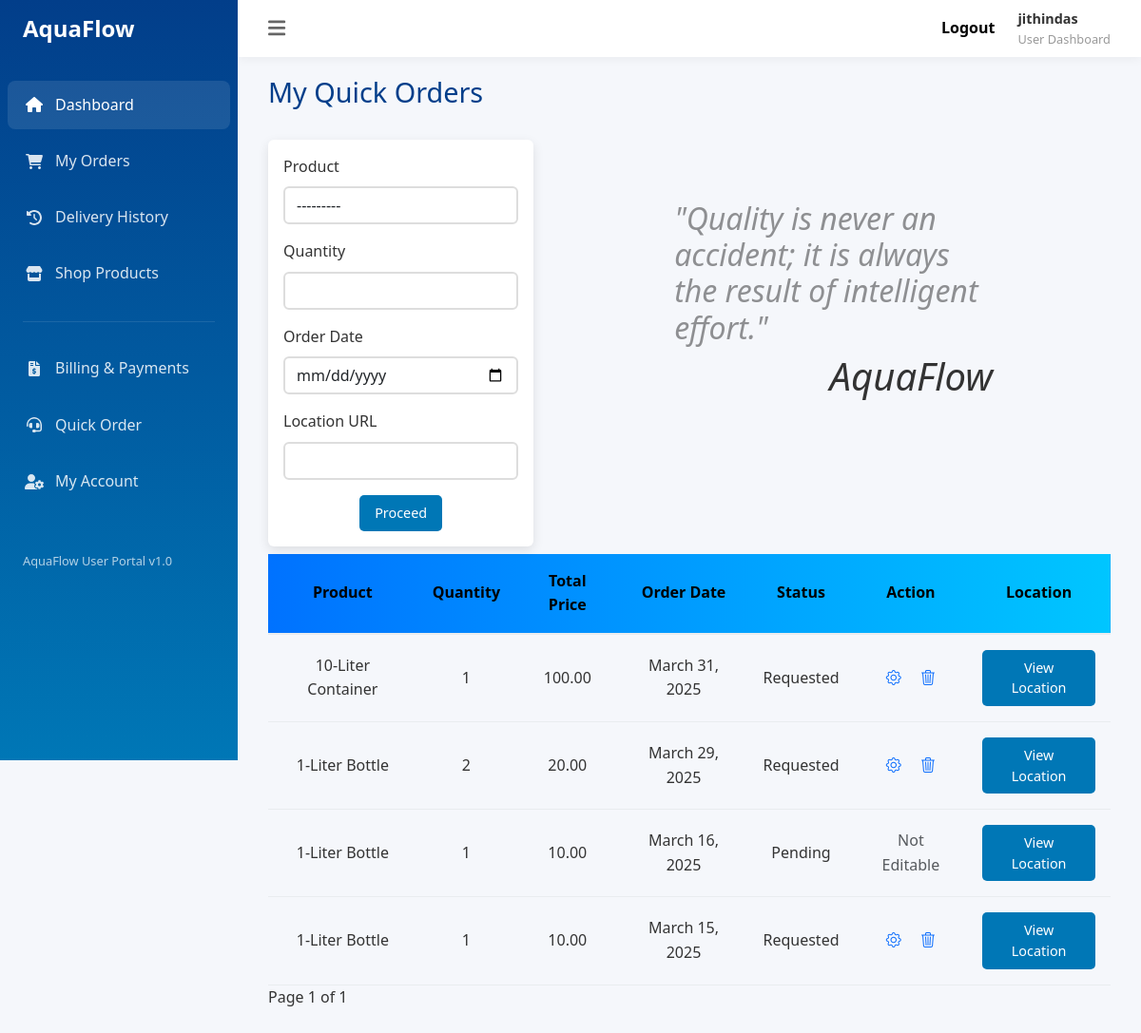
The app's page /quick_order (signed in), older data.
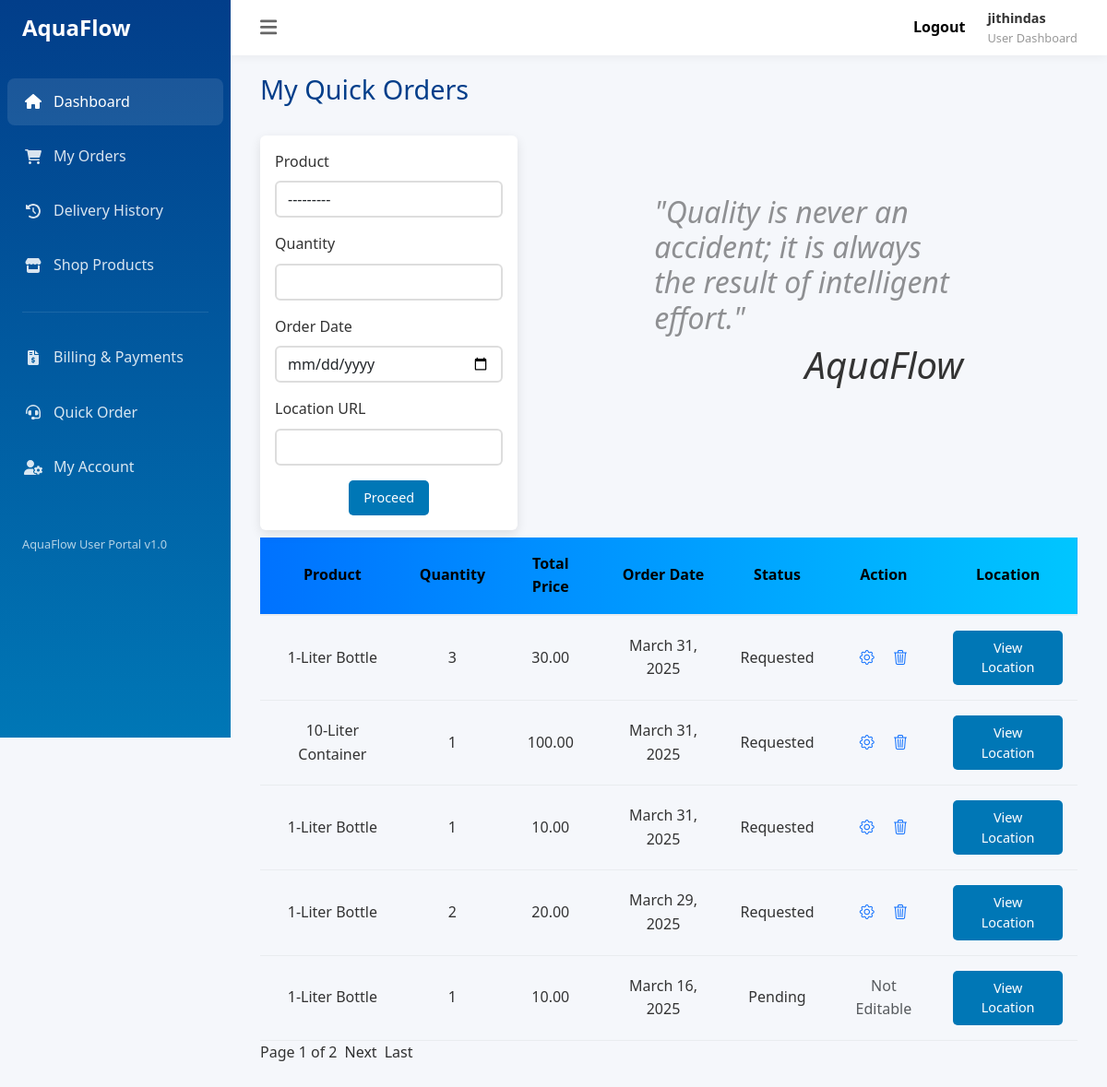
The same page, newer data.
### app/models.py (models this page shows, shortened)
class Quick_Order(models.Model):
    STATUS_CHOICES = (
        ('Requested', 'Requested'),
        ('Pending', 'Pending'),
        ('Delivered', 'Delivered'),
        ('Cancelled', 'Cancelled'),
    )
    customer = models.ForeignKey(User, on_delete=models.CASCADE)
    product = models.ForeignKey(Product, on_delete=models.CASCADE)
    quantity = models.PositiveIntegerField()
    total_price = models.DecimalField(max_digits=10, decimal_places=2, blank=True, null=True)
    order_date = models.DateField()
    created_date = models.DateField(auto_now_add=True, null=True, blank=True)
    status = models.CharField(max_length=20, choices=STATUS_CHOICES, default='Requested')
    location_url = models.URLField(blank=True, null=True)
    is_paid = models.BooleanField(default=False)

class Product(models.Model):
    size = models.CharField(max_length=100)
    price = models.DecimalField(max_digits=10, decimal_places=2)
    description = models.TextField(null=True,blank=True)
    def __str__(self):
        return f"{self.size}"

### app/views.py (the view, shortened to what this page needs)
# urls.py: path('quick_order', Quick_Order_View.as_view(),name='quick_order'),
class Quick_Order_View(View):
    def get(self, request, *args, **kwargs):
        form = Quick_Order_Form()
        orders = Quick_Order.objects.filter(customer=request.user).order_by('-id')
        paginator = Paginator(orders, 5)
        page_number = request.GET.get('page')
        page_orders = paginator.get_page(page_number)
        return render(request, 'quick_order.html', {'form': form, 'orders': page_orders})

### app/forms.py
class Quick_Order_Form(forms.ModelForm):
    class Meta:
        model = Quick_Order
        fields = ['product', 'quantity', 'order_date', 'location_url']
        widgets = {
            'product': forms.Select(attrs={'class': 'form-control'}),
            'quantity': forms.NumberInput(attrs={'class': 'form-control', 'min': '1'}),
            'order_date': forms.DateInput(attrs={'type': 'date', 'class': 'form-control','id': 'order_date',}),
            'location_url': forms.TextInput(attrs={'id': 'location', 'class': 'form-control'}),
        }

### app/templates/quick_order.html (shortened to what this page needs)
{% extends 'user.html' %}
{% block content %}
<h1 class="page-title">My Quick Orders</h1>
    <div class="row">
        <div class="col-4">
            <form method="post" class="my-2 shadow-lg rounded bg-white p-3">
                <div class="mb-3">
                    <label for="id_product" class="form-label">Product</label>
                    {{ form.product }}
                </div>
                <div class="mb-3">
                    <label for="id_quantity" class="form-label">Quantity</label>
                    {{ form.quantity }}
                </div>
                <div class="mb-3">
                    <label for="id_order_date" class="form-label">Order Date</label>
                    {{ form.order_date }}
                </div>
                <div class="mb-3">
                    <label for="id_location_url" class="form-label">Location URL</label>
                    {{ form.location_url }}
                </div>
                <div class="w-100 d-flex justify-content-center">
                    <button type="submit" class="btn btn-primary">Proceed</button>
                </div>
            </form>
        </div>
        <div class="col-1 "></div>
        <div class="col-6">
            <div class="p-5 my-4">
                <h2 class="text_h"><i> "Quality is never an accident; it is always the result of intelligent effort." </i></h2>
                <h1 class="text-end"><i>AquaFlow</i> </h1>
            </div>
        </div>
    </div>
<table>
    <thead class="table_head">
        <tr>
            <th>Product</th>
            <th>Quantity</th>
            <th>Total Price</th>
            <th>Order Date</th>
            <th>Status</th>
            <th>Action</th>
            <th>Location</th>
        </tr>
    </thead>
    <tbody>
        {% for i in orders %}
        <tr>
            <td>{{ i.product }}</td>
            <td>{{ i.quantity }}</td>
            <td>{{ i.total_price }}</td>
            <td>{{ i.order_date }}</td>
            <td>{{ i.status }}</td>
            <td>
                {% if i.status == "Requested" %}
                <a href="{% url 'quick_order_update' i.id %}"><i class="bi bi-gear"></i></a>
                <a class="ms-3" href="{% url 'quick_order_delete' i.id %}"><i class="bi bi-trash3"></i></a>
                {% else %}
                <span class="text-muted">Not Editable</span>
                {% endif %}
            </td>
            <td>
                {% if i.location_url %}
                    <a href="{{ i.location_url }}" target="_blank" class="btn btn-primary">View Location</a>
                {% else %}
                    No location provided
                {% endif %}
            </td>
        </tr>
        {% empty %}
        <tr>
            <td colspan="6">No orders yet.</td>
        </tr>
        {% endfor %}
    </tbody>
</table>
<div class="pagination">
    <span>Page {{ orders.number }} of {{ orders.paginator.num_pages }}</span>
    {% if orders.has_next %}
        <a class="ms-2 page_a" href="?page={{ orders.next_page_number }}">Next</a>
        <a class="ms-2 page_a" href="?page={{ orders.paginator.num_pages }}">Last</a>
    {% endif %}
</div>
{% endblock %}

Row changes from the older to the newer data that the page shows:
no longer on this page (row unchanged): Quick_Order: product "1-Liter Bottle", quantity "1", total_price "10.00", order_date "March 15, 2025", status "Requested"
added Quick_Order: product "1-Liter Bottle", quantity "3", total_price "30.00", order_date "March 31, 2025", status "Requested"
added Quick_Order: product "1-Liter Bottle", quantity "1", total_price "10.00", order_date "March 31, 2025", status "Requested"
Text that changed along with them:
{{ orders.paginator.num_pages }}: "1" → "2"
text now shown: "Next Last"
